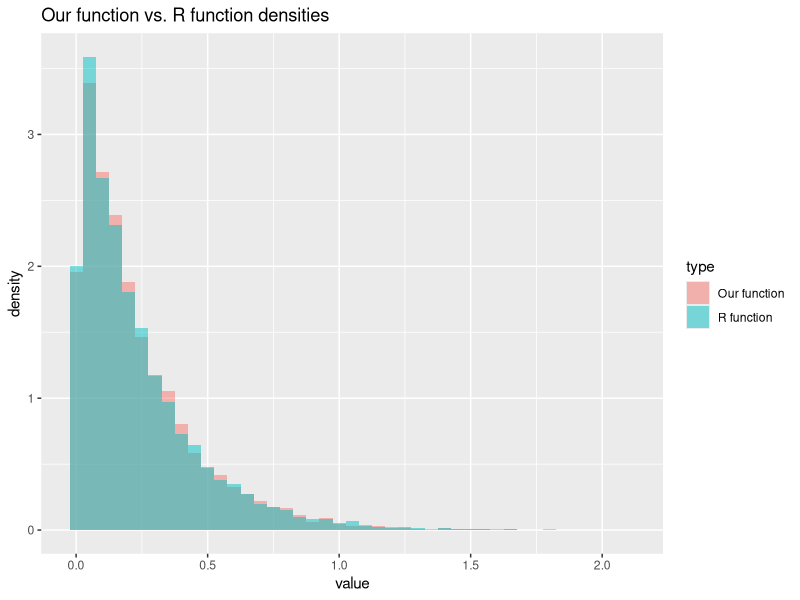
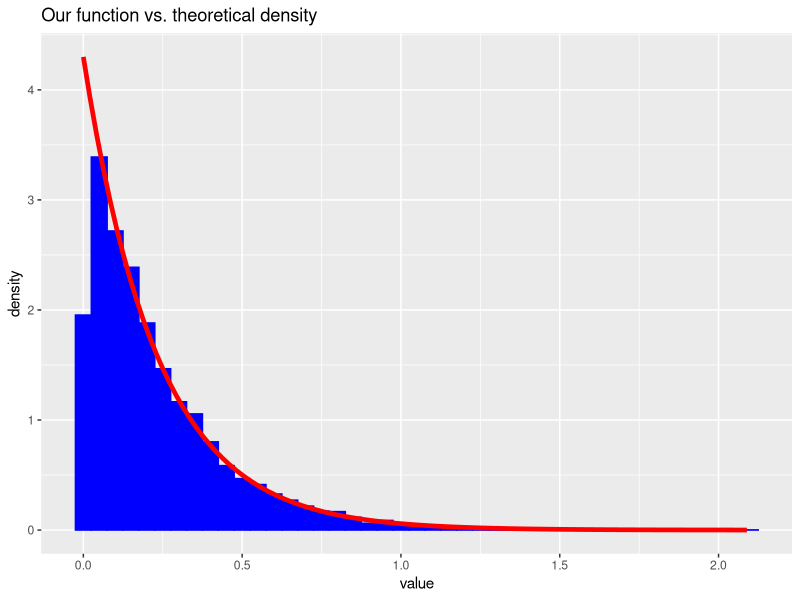
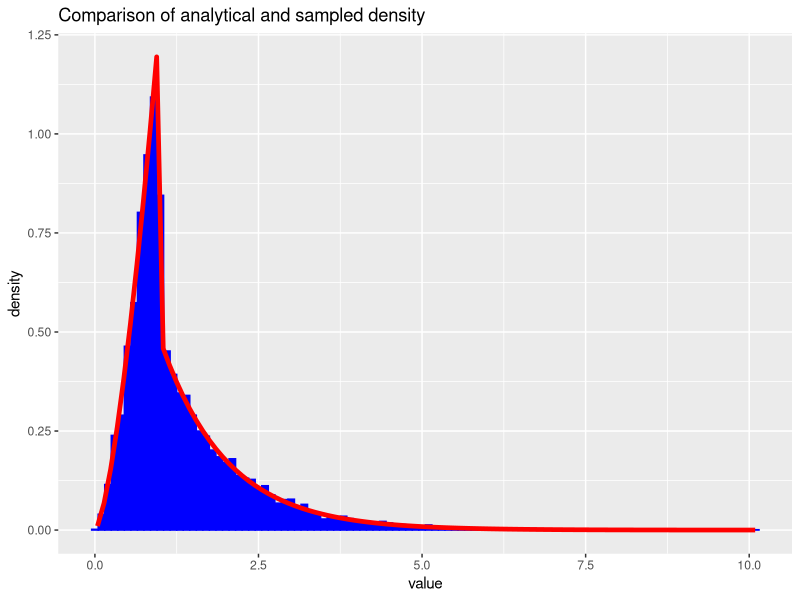
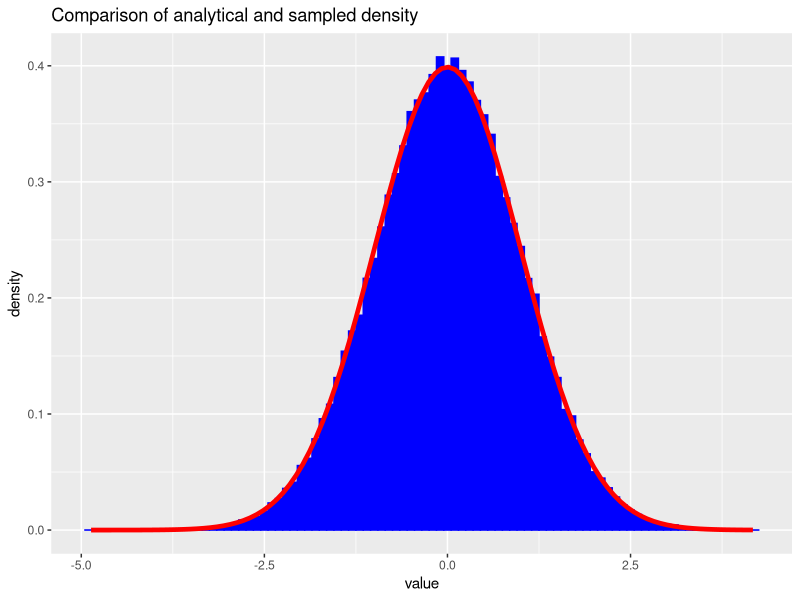
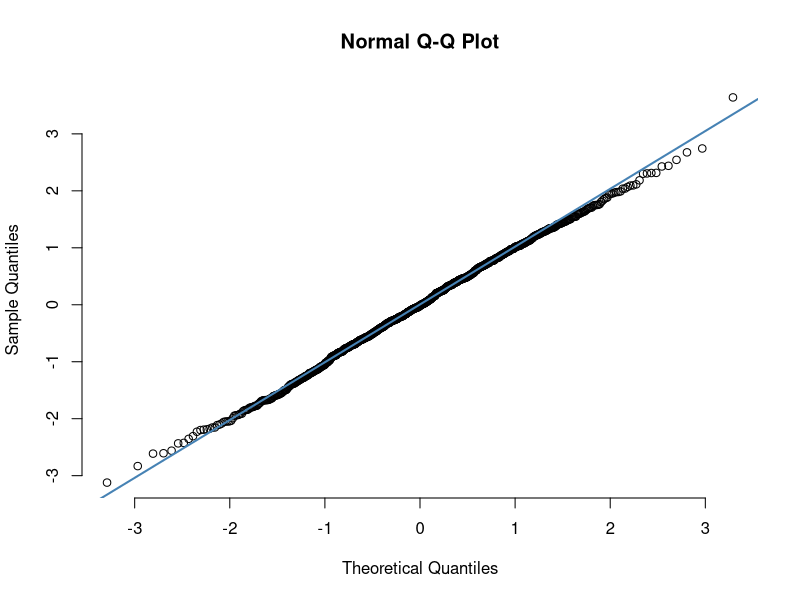
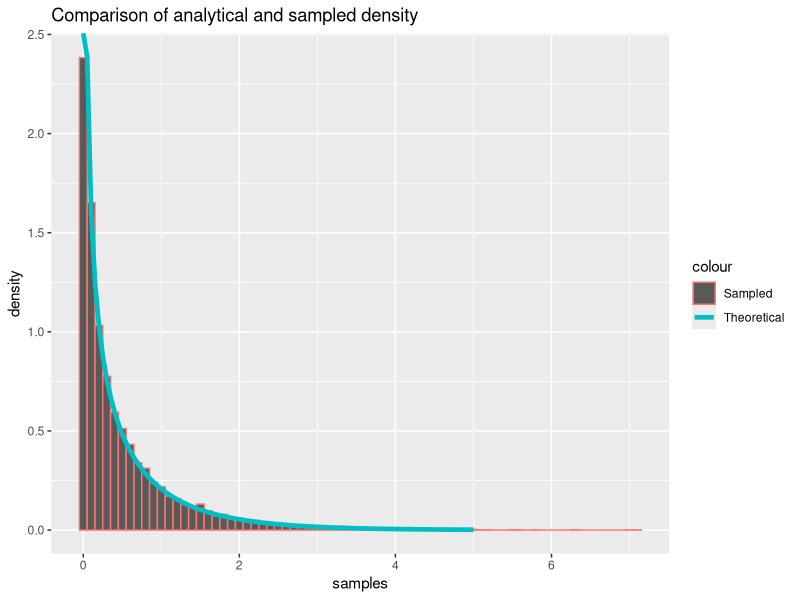
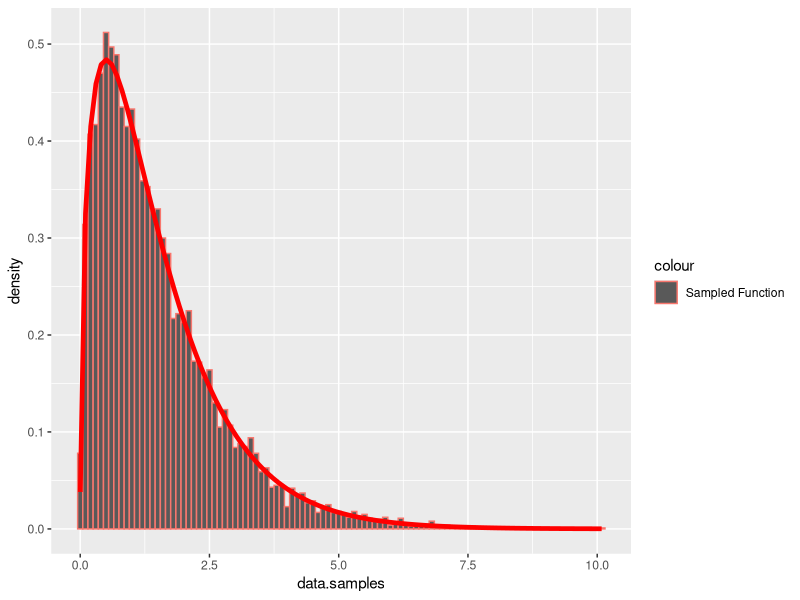
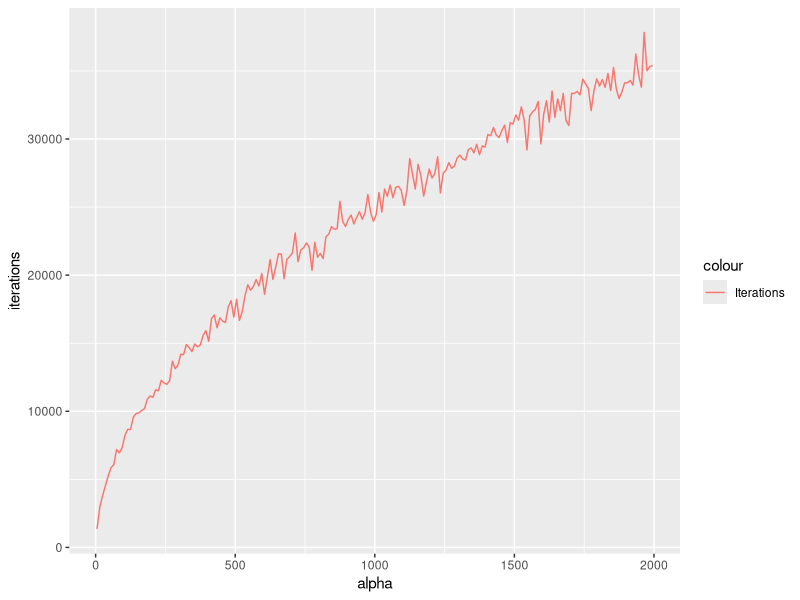

These figures' R source, in order:
## ---- chunk 1
library(formatR)
showsol <- FALSE
library(knitr)
opts_chunk$set(tidy.opts = list(width.cutoff = 68), tidy = TRUE, warning = FALSE, error = FALSE, message = FALSE, echo = TRUE)
## ---- chunk 2
library(ggplot2)
exponential<- function(lambda, n=1){
  u = runif(n)
  x = -1/lambda*log(u)
  return(x)
}
## ---- chunk 3
n = 10000
lambda = 4.300
x = exponential(lambda,n)
cat('Theoretical mean: ', 1/lambda,' Computed mean: ', mean(x),'\n')
cat('Theoretical variance: ', 1/lambda^2, ' Computed variance: ', var(x))
## ---- chunk 4
y = rexp(n, lambda)
rfunc = data.frame(value = y)
ourfunc = data.frame(value = x)
rfunc$type = 'R function'
ourfunc$type = 'Our function'
df = rbind(rfunc,ourfunc)
ggplot(df, aes(value, fill = type)) + 
   geom_histogram(alpha = 0.5, aes(y = ..density..), binwidth = 0.05, position = 'identity') + ggtitle("Our function vs. R function densities")
df2 <- data.frame(theo=seq(0,max(x),length.out=n), value=x)
h <- ggplot(df2, aes(x = value))
h <- h + geom_histogram(aes(y = ..density..), binwidth=0.05, fill = 'blue', color = 'blue') +stat_function(fun=dexp,geom = "line",size=1.6,col="red",args = (mean=lambda))
h <- h + ggtitle("Our function vs. theoretical density")
h
## ---- chunk 5
f_A2 = function(x, alpha){
  c = alpha*exp(1)/(alpha+exp(1))
  result = vector(length = length(x))
  result[x<1.] = sapply(x[x<1.], function(x) c*x^(alpha - 1))
  result[x>=1.] = sapply(x[x>=1.], function(x) c*exp(-x))
  return(result)
}

F_inv = function(n, alpha){
  c = alpha*exp(1)/(alpha+exp(1))
  u = runif(n)
  result = vector(length = n)
  result[u < c/alpha] = (alpha/c * u[u < c/alpha])^(1/alpha)
  result[u >= c/alpha] = -log(1/alpha + exp(-1) - u[u >= c/alpha]/c)
  return(result)
}

alpha = 2.5
n = 10000
xsamples = F_inv(n, alpha)
c = alpha*exp(1)/(alpha+exp(1))
mean = c/(alpha+1) + 2*c/exp(1)
cat('Theoretical mean: ', mean, ' Sampled mean: ', mean(xsamples))
## ---- chunk 6
variance = c/(alpha+2)+5*c/exp(1) - mean^2
cat('Theoretical variance: ', variance, ' Sampled variance: ', var(xsamples))
## ---- chunk 7
df2 <- data.frame(theo=seq(0,max(xsamples),length.out=n), value=xsamples)
h <- ggplot(df2, aes(x = value))
h <- h + geom_histogram(aes(y = ..density..), binwidth=0.1, col = 'blue', fill = 'blue') +stat_function(fun=f_A2,geom = "line",size=1.6,col="red",args = (mean=alpha))
h <- h + ggtitle("Comparison of analytical and sampled density")
h
## ---- chunk 8
normal <- function(n){
  x_1 <- runif(n/2)
  x_2 <- exponential(1/2, n/2)
  y_1 <- sqrt(x_2)*cos(2*pi*x_1)
  y_2 <- sqrt(x_2)*sin(2*pi*x_1)
  y <- c(y_1,y_2)
  return(y)
}
## ---- chunk 9
n = 100000
x <- normal(n)
cat('Theoretical mean: ', 0,' Computed mean: ', mean(x),'\n')
cat('Theoretical variance: ', 1, ' Computed variance: ', var(x))
## ---- chunk 10
df2 <- data.frame(theo=seq(0,max(x),length.out=n), value=x)
ggplot(df2, aes(x = value)) + geom_histogram(aes(y = ..density..), binwidth=0.1, col = 'blue', fill = 'blue') + stat_function(fun=dnorm,geom = "line",size=1.6,col="red",args = list(mean=0, sd = 1)) + ggtitle("Comparison of analytical and sampled density")

x <- normal(1000)
qqnorm(x, pch = 1, frame = FALSE)
qqline(x, col = "steelblue", lwd = 2)
## ---- chunk 11
normal_d <- function(d, mu, sigma){
  x <- normal(d)
  y <- mu + t(chol(sigma))%*%x
  return(y)
}
## ---- chunk 12
d = 2
n = 100000
mu = c(1,2)
sigma = matrix(c(2.5,3,3,10),ncol=2,nrow=2)
sample = matrix(NA, ncol = d, nrow = n)
for (i in 1:n){
  sample[i,] <- normal_d(d,mu,sigma)
}
average = apply(sample, 2,mean)
cat('Mean vector: \n')
average
covmat = cov(sample)
cat('Covariance matrix: \n')
covmat
## ---- chunk 13
library(nortest)
ad.test(sample[,1])
ad.test(sample[,2])
## ---- chunk 14
library(pracma)

#x = linspace(0, 3, 100)
#alpha = 0.5
#y_gamma = dgamma(x, shape=alpha, rate=1)
#y_prop = 1/(gamma(alpha)) * (1/alpha + exp(-1))*f_A2(x, alpha)

#df10 = data.frame(x, y_gamma, y_prop)
#h <- ggplot(data.frame(x, y_gamma, y_prop))
#h = h + geom_line(aes(x = x, y = y_gamma, colour="Gamma"), size=1.)
#h = h + geom_line(aes(x = x, y = y_prop, color="Proposal"), size=1.)
#h = h + ggtitle(paste("Gamma(",toString(alpha),", 1) vs. proposal"))
#h

## ---- chunk 15
library(pracma)

small_gamma = function(alpha, n=1){
  #cat("Small gamma \n")
  result = vector()
  iter = 0
  sampled = 0
  while(sampled < n){

    uniform2 = runif(n)
    x = F_inv(n, alpha)
    #cat(typeof(x), ' x ')
    #cat(typeof(alpha), ' alpha ')
    c = 1/(gamma(alpha)) * (1/alpha + exp(-1))
  
    #cat(typeof(c), ' c ')
    #cat(typeof(f_A2(x,alpha)))
    probs = dgamma(x, alpha, rate=1) / (c * as.double(f_A2(x, alpha)))
    
    result = append(result, x[uniform2 <= probs])
    
    sampled = sampled + sum(uniform2 <= probs)
    iter = iter + n
  }
  
  iter = iter - length(result) + n
  
  return(list(samples = result[seq(1:n)], iter = iter))
}

large_gamma <- function(alpha, n=1){
  #cat("Large gamma \n")
  #a = sqrt((alpha - 1)^(alpha-1)*exp(1-alpha))
  loga = 1/2 * (alpha - 1) * (log(alpha - 1) - 1)
  logb = 1/2 * (alpha + 1) * (log(alpha + 1) - 1)
  #cat("Sampling for alpha = ", alpha, '\n')
  #cat("loga = ", loga, "\n")
  #cat("logb = ", logb, "\n")

  result = vector(mode="numeric")
  
  i = 0
  iter = 0
  while (i < n){
    iter = iter + 1 
    log_x_1 = loga + log(runif(1))
    log_x_2 = logb + log(runif(1))
    #cat(log_x_1, log_x_2)
    #y = x_2 / x_1
    if (2*log_x_1 <= (alpha - 1)*(log_x_2 - log_x_1) - exp(log_x_2 - log_x_1)){
      result = append(result, exp(log_x_2 - log_x_1))
      i = i + 1
    }
    else{}
  }
  list(samples = result, iter = iter)
}

gamma2 = function(alpha, n  = 1){
  if (alpha <= 1){
    return(small_gamma(alpha, n))
  }
  else if (alpha > 1){
    return(large_gamma(alpha, n))
  }
  else{
    cat("Weird gamma \n")
  }
}
## ---- chunk 16
alpha = 0.5
G1 <- small_gamma(alpha, 10000)

G1_filt = G1
df12 = data.frame(G1_filt)

cat('Theoretical mean: ', alpha,' Computed mean: ', mean(G1$samples),'\n')
cat('Theoretical variance: ', alpha, ' Computed variance: ', var(G1$samples))

c = 1/(gamma(alpha)) * (1/alpha + exp(-1))

x_val = linspace(0, 5, 100)

df11 <- data.frame(x = x_val, y=dgamma(x_val, alpha, 1))

h <- ggplot()
h <- h + geom_histogram(data=df12, aes(x=samples, y=..density.., color="Sampled"), binwidth=0.1)
h <- h + geom_line(data=df11, aes(x=x, y=y, color="Theoretical"), size=1.6)
h <- h + ggtitle("Comparison of analytical and sampled density")
h
## ---- chunk 17
alpha = 1.5

G2 = gamma2(alpha, 10000)

cat('Theoretical mean: ', alpha,' Computed mean: ', mean(G2$samples),'\n')
cat('Theoretical variance: ', alpha, ' Computed variance: ', var(G2$samples))

df16 = data.frame(data=G2)

h <- ggplot(df16, aes(x=data.samples))
h <- h + geom_histogram(data=df16, aes(x = data.samples, y=..density.., color="Sampled Function"), binwidth=0.1) 
h <- h + stat_function(fun=dgamma,geom = "line",size=1.6,col="red",args = list(shape=alpha, rate = 1))
h

## ---- chunk 18
iterations = c()


for (alpha in seq(2, 2000, 10)){
  G = gamma2(alpha, 1000)
  iterations = append(iterations, G$iter)
}

df15 = data.frame(alpha = seq(5, 2000, 10), iterations = iterations)

h <- ggplot(df15, aes(x = alpha, y= iterations, color="Iterations"))
h <- h + geom_line()
h
## ---- chunk 19
library(MCMCpack)
get_gamma_samples <- function(alpha){
  return(gamma2(alpha)$samples)
}
dirichlet <- function(alpha){
  z<- sapply(alpha,get_gamma_samples)
  x <- z/sum(z)
  return(x)
}
## ---- chunk 20
k = 5
n = 20000
x <- matrix(NA, ncol = k, nrow = n)
alpha <- exponential(1,k)
for (i in 1:n){
  x[i,] <- dirichlet(alpha)
}
cat('Theoretical mean: ', alpha/sum(alpha),'\n','Computed mean: ', apply(x,2,mean),'\n')
cat('Theoretical variance: ', alpha*(sum(alpha)-alpha)/(sum(alpha)^2*(sum(alpha)+1)),'\n', 'Computed variance: ', apply(x,2,var))
## ---- chunk 21
n <- 10000
alpha <- rep(1,k)
x <- matrix(NA, ncol = k, nrow = n)
for (i in 1:n){
  x[i,] <- dirichlet(alpha)
}
y <- as.vector(rdirichlet(n,alpha))
rfunc = data.frame(value = y)
ourfunc = data.frame(value = as.vector(x))
rfunc$type = 'R function'
ourfunc$type = 'Our function'
df = rbind(rfunc,ourfunc)
ggplot(df, aes(value, fill = type)) + 
   geom_histogram(alpha = 0.5, aes(y = ..density..), position = 'identity') + ggtitle("Our function vs. R function densities")
## ---- chunk 22
df2 <- data.frame(theo=seq(0,max(x[,1]),length.out=n), value=x[,1])
ggplot(df2, aes(x = value)) + geom_histogram(aes(y = ..density..), 
      binwidth = 0.005,fill = 'blue', color = 'blue') + stat_function(fun=dbeta,geom = "line",size=1.6,col="red",args = list(shape1=1,shape2=k-1)) + ggtitle("Our function vs. theoretical density")
## ---- chunk 23
f <- function(x){
  return((2+x)^125*(1-x)^38*x^34)
}
g <- function(x){
  return(f(x)*x)
}
n_c <- integrate(f,0,1)
x_optim = optimize(f,c(0,1),maximum = TRUE)
#c = f(x_optim$maximum)/n_c$value
c = f(x_optim$maximum)

draw_samples <- function(n){
  samples <- rep(NA,n)
  iter = 0
  for (i in 1:n){
    finish = 0
    while(finish ==0){
      iter = iter + 1
      x_sample <- runif(1)
      #alpha <- 1/c*f(x_sample)/n_c$value
      alpha <- 1/c*f(x_sample)
      u = runif(1)
      if (u <=alpha){
        samples[i] <- x_sample
        finish <- 1
      }
    }
  }
  return(list(samples = samples, iterations = iter))
}

y <- draw_samples(100000)
sum(y$samples)/n
x_optim$maximum
cat("Theoretical mean: ", integrate(g,0,1)$value/n_c$value)
